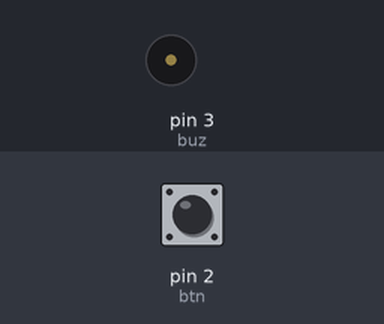
Bench run of a sketch on a simulated Arduino Uno, built with avr-gcc and run on an emulated ATmega328P. Shown: buzzer (waves = sounding). Inputs (shaded band) come from the test bench; at power-on: pin 2 (btn) HIGH.

Above: at 1.2 s.
1.3 s: pin 2 (btn) pulled LOW for 0.15 s
At 2.3 s:
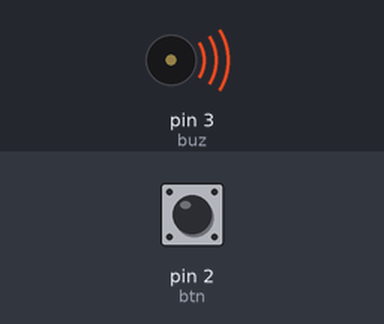
Timing chart, 0 to 4.3 s (numbered marks = the images above; inputs shaded):
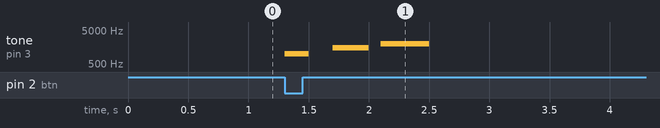

Measured:
- after the input at 1.3 s, tone on pin 3 (buz): plays 1000 Hz for 0.20 s, 1500 Hz for 0.30 s, 2000 Hz for 0.40 s, starting at once

The sketch:

askisi1.ino
```cpp
int btn = 2;

int buz = 3;

bool flag;

void interruptRoutine(void);

void setup(void)
{
  pinMode(btn, INPUT_PULLUP);
  pinMode(buz, OUTPUT);

  attachInterrupt(digitalPinToInterrupt(2), interruptRoutine, FALLING);
}

void loop(void)
{
  if ( flag )
  {
    tone(buz, 1000, 200);
    delay(400);

    tone(buz, 1500, 300);
    delay(400);

    tone(buz, 2000, 400);

    flag = false;
  }
}
void interruptRoutine(void)
{
  flag = true;
}
```
